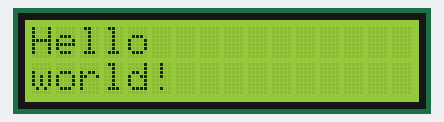
Bench run of a program on a simulated Raspberry Pi (BCM pin numbers). Shown: 16×2 character LCD. At 15.1 s the program stops and its outputs stay as they are.

Above: at 0.1 s.
At 5.1 s:
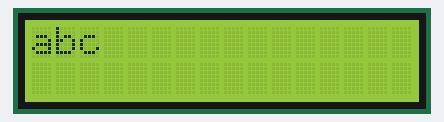
At 10.1 s:
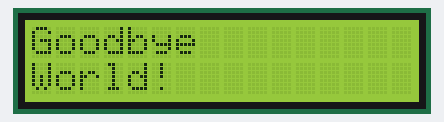

Measured:
- what the display in image 1 shows lasts 5.1 s, from 5.0 s to 10.1 s

The program:

lcdtest.py
```python
import time
import Adafruit_CharLCD as LCD

# Raspberry Pi pin setup
lcd_rs = 25
lcd_en = 24
lcd_d4 = 23
lcd_d5 = 17
lcd_d6 = 18
lcd_d7 = 22
lcd_backlight = 2

# Define LCD column and row size for 16x2 LCD.
lcd_columns = 16
lcd_rows = 2

lcd = LCD.Adafruit_CharLCD(lcd_rs, lcd_en, lcd_d4, lcd_d5, lcd_d6, lcd_d7, lcd_columns, lcd_rows, lcd_backlight)

lcd.message('Hello\nworld!')
# Wait 5 seconds

time.sleep(5.0)
lcd.clear()
#text = input("Type Something to be displayed: ")
lcd.message("abc")

# Wait 5 seconds
time.sleep(5.0)
lcd.clear()
lcd.message('Goodbye\nWorld!')

time.sleep(5.0)
lcd.clear()
```
